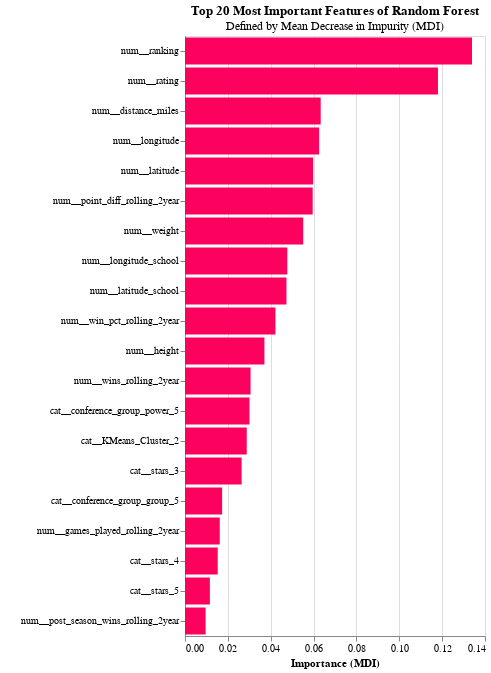

Notebook code cell kept with this figure:
### Code cell
# imp = result.importances_mean
features = X_train_transformed.columns

a = zip(features, clf.feature_importances_)
df_imp = pd.DataFrame(a, columns = ['Feature', 'Importance (MDI)'])

df_imp = df_imp.sort_values(by = 'Importance (MDI)', ascending = False).head(20)

# Plot with altair
alt.Chart(df_imp).mark_bar(color = '#FD015E').encode(
    y = alt.Y('Feature', sort = '-x', title = ' '), 
    x = alt.X('Importance (MDI)', title = 'Importance (MDI)')
).properties(title={
      "text": ["Top 20 Most Important Features of Random Forest"],
      "subtitle": ["Defined by Mean Decrease in Impurity (MDI)"]
}, height = 600, width = 300
            )

### Figure 1 — Vega-Lite specification as saved in the notebook (floating-point values rounded to 4 significant figures)
{"config": {"view": {"continuousWidth": 300, "continuousHeight": 300}}, "data": {"name": "data-b2a81958d1108d246c0ae1649b8b0da1"}, "mark": {"type": "bar", "color": "#FD015E"}, "encoding": {"x": {"field": "Importance (MDI)", "title": "Importance (MDI)", "type": "quantitative"}, "y": {"field": "Feature", "sort": "-x", "title": " ", "type": "nominal"}}, "height": 600, "title": {"text": ["Top 20 Most Important Features of Random Forest"], "subtitle": ["Defined by Mean Decrease in Impurity (MDI)"]}, "width": 300, "$schema": "https://vega.github.io/schema/vega-lite/v5.6.1.json", "datasets": {"data-b2a81958d1108d246c0ae1649b8b0da1": [{"Feature": "num__ranking", "Importance (MDI)": 0.1339}, {"Feature": "num__rating", "Importance (MDI)": 0.1181}, {"Feature": "num__distance_miles", "Importance (MDI)": 0.06332}, {"Feature": "num__longitude", "Importance (MDI)": 0.06259}, {"Feature": "num__latitude", "Importance (MDI)": 0.05979}, {"Feature": "num__point_diff_rolling_2year", "Importance (MDI)": 0.05958}, {"Feature": "num__weight", "Importance (MDI)": 0.05516}, {"Feature": "num__longitude_school", "Importance (MDI)": 0.04774}, {"Feature": "num__latitude_school", "Importance (MDI)": 0.04735}, {"Feature": "num__win_pct_rolling_2year", "Importance (MDI)": 0.0422}, {"Feature": "num__height", "Importance (MDI)": 0.03707}, {"Feature": "num__wins_rolling_2year", "Importance (MDI)": 0.03058}, {"Feature": "cat__conference_group_power_5", "Importance (MDI)": 0.03008}, {"Feature": "cat__KMeans_Cluster_2", "Importance (MDI)": 0.02881}, {"Feature": "cat__stars_3", "Importance (MDI)": 0.02643}, {"Feature": "cat__conference_group_group_5", "Importance (MDI)": 0.01733}, {"Feature": "num__games_played_rolling_2year", "Importance (MDI)": 0.01622}, {"Feature": "cat__stars_4", "Importance (MDI)": 0.01528}, {"Feature": "cat__stars_5", "Importance (MDI)": 0.01161}, {"Feature": "num__post_season_wins_rolling_2year", "Importance (MDI)": 0.009624}]}}
